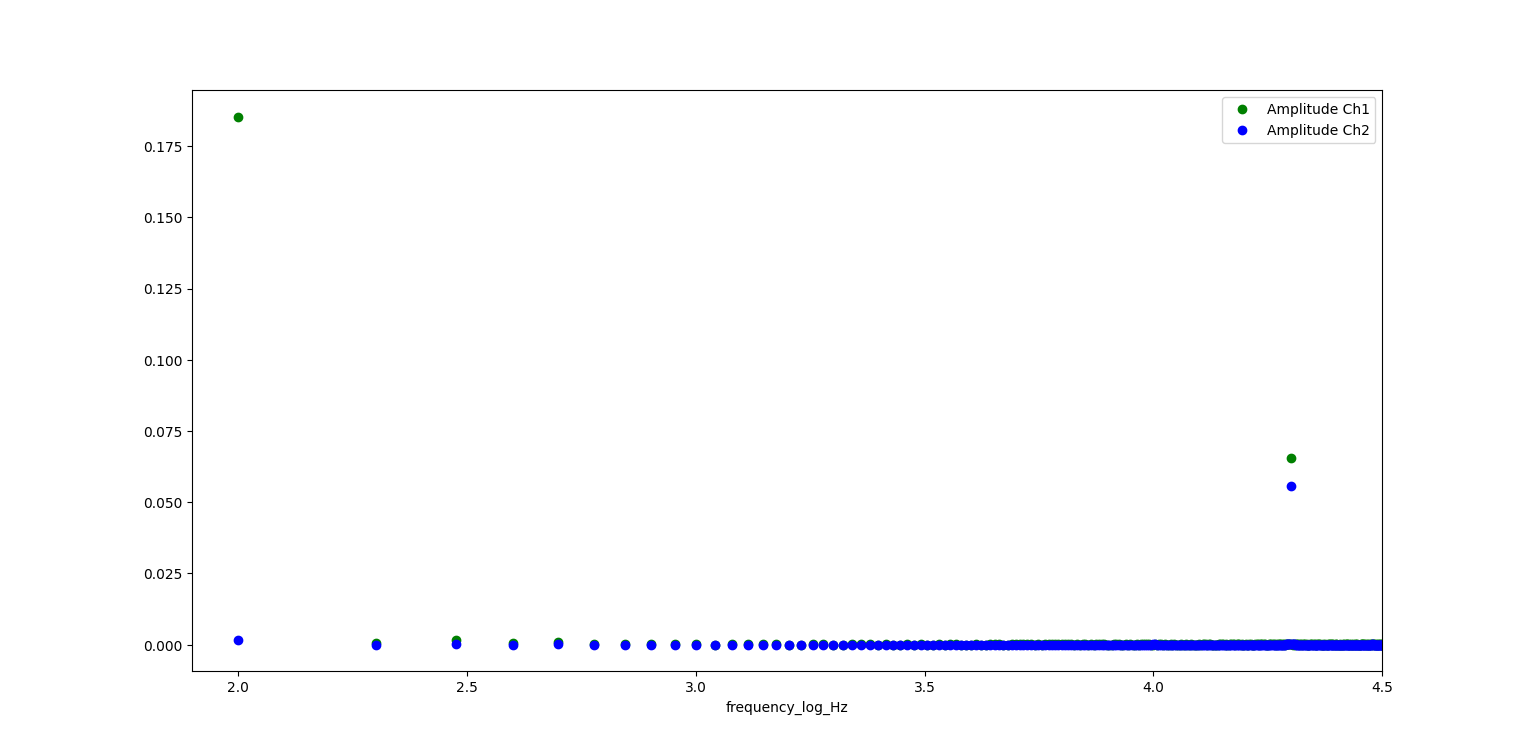

This figure's Python source:
#Dados em arquivo csv.
import csv
columns = [[],[],[]] #Número de colunas (pouco eficiente o código)
aux = []
with open("ch1_fourier_dados.csv", "r") as file:
    csvreader = csv.reader(file)
    header = next(csvreader) #next()method returns me the next record from my variable. Since is the first time used, it returns the first record (first line) and skip to next one.
    next(csvreader)
    for row in csvreader: #"row" poderia ser qlq coisa, é apenas o índice da linha.
        aux = []
        aux.extend(row) #extendo minha linha, deixando cada termo da linha em uma coluna. Como antes dei um next, csvreader começa da 2ª linha.
        for i in range(0,2): #percorro minha lista aux.
            columns[i].append(float(aux[i])) #adiciono o i-ézimo termo da minha lista aux à minha i-ézima coluna.

with open("ch2_fourier_dados.csv", "r") as file:
    csvreader = csv.reader(file)
    next(csvreader) #next()method returns me the next record from my variable. Since is the first time used, it returns the first record (first line) and skip to next one.
    next(csvreader)
    for row in csvreader: #"row" poderia ser qlq coisa, é apenas o índice da linha.
        aux = []
        aux.extend(row) #extendo minha linha, deixando cada termo da linha em uma coluna. Como antes dei um next, csvreader começa da 2ª linha.
        columns[2].append(float(aux[1])) #adiciono o i-ézimo termo da minha lista aux à minha i-ézima coluna.

frequency_Hz = columns[0]
amplitude_1 = columns[1]
amplitude_2 = columns[2]

from math import log10

frequency_log_Hz = []
for i in frequency_Hz:
    frequency_log_Hz.append(log10(i))
#Queria deixar a escala do eixo x em décadas (10**log(f)) de Hz.
x_axis = [f"10^{x:.3f}" for x in frequency_log_Hz]
#Não consegui mudar o eixo x como queria. Se coloco para plotar x_axis o eixo fica todo poluido.
header[0] = "frequency_log_Hz"

from pylab import plot, show, xlabel, legend, xlim
plot(frequency_log_Hz,amplitude_1,"go") #Primeiro termo da string indica cor (g=green) e segundo diz para ser pontos pequenos.
plot(frequency_log_Hz,amplitude_2,"bo") #b indica blue.
xlabel(header[0])
xlim(1.9,4.5) #Restringi o gráfico para região de interesse.
legend(["Amplitude Ch1", "Amplitude Ch2"])
show()
